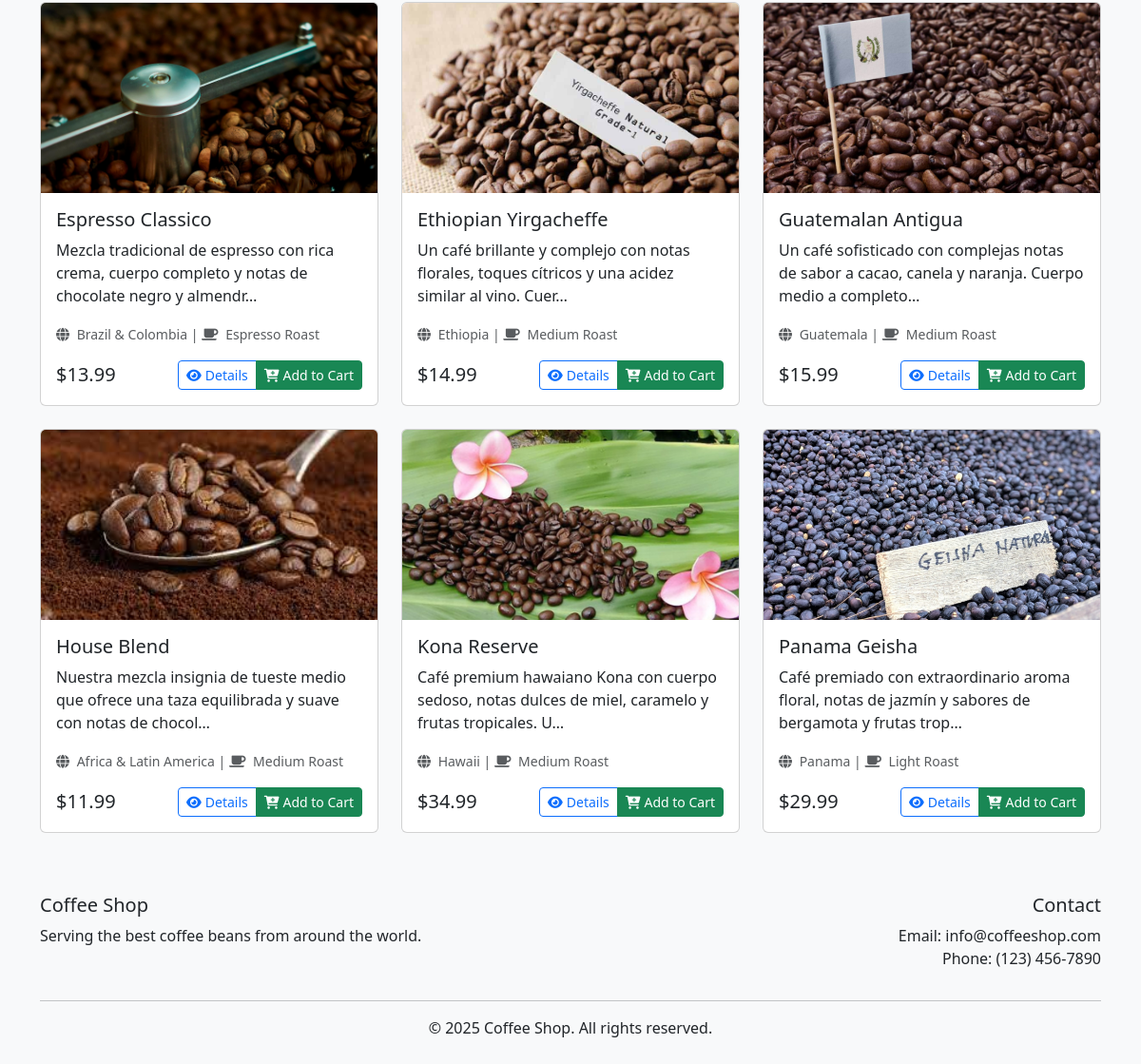
Before: / (lower part) with the older database file.
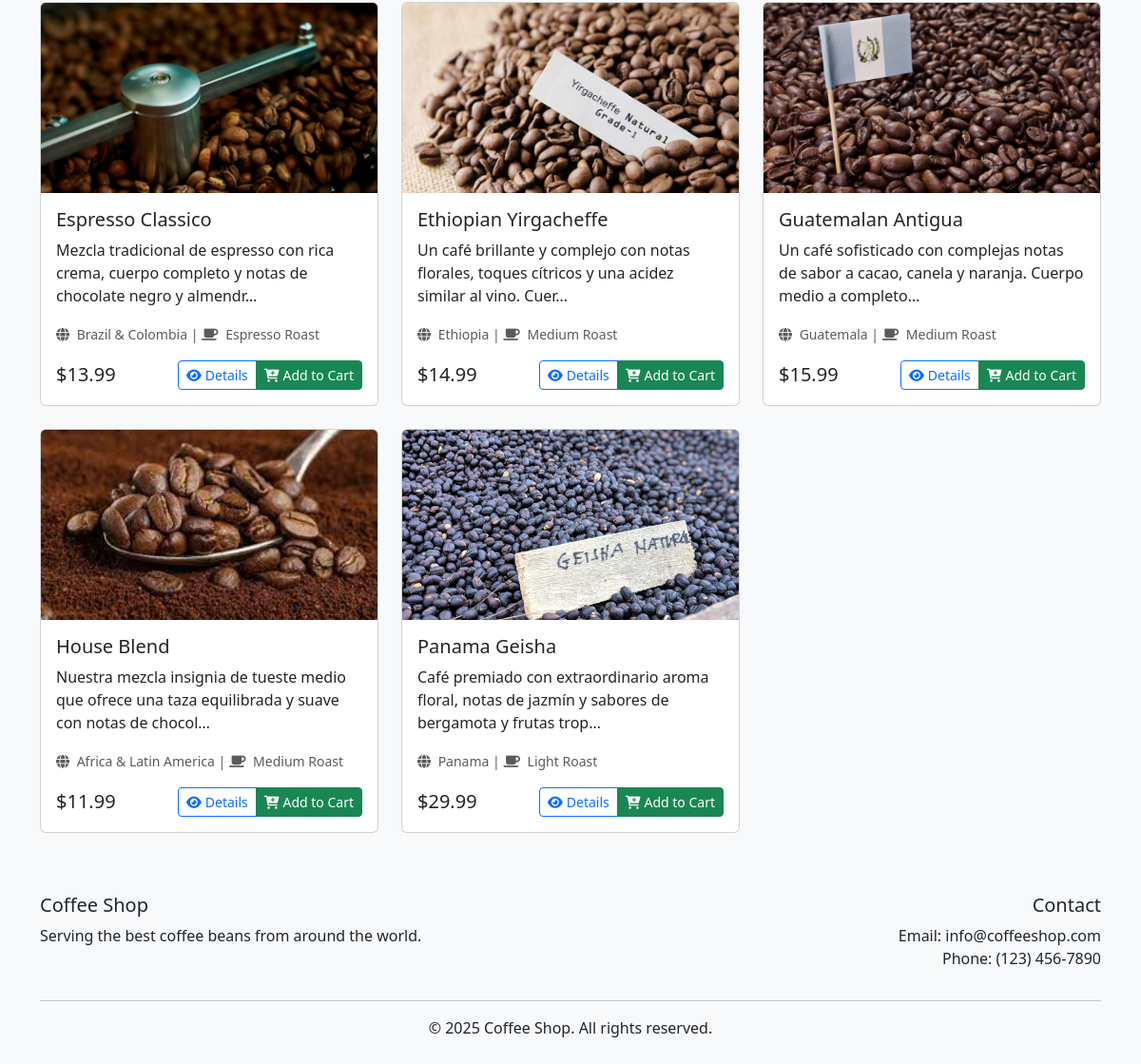
After: the same page with the newer database file.
### store/models.py (models this page shows, shortened)
class Product(models.Model):
    ROAST_CHOICES = [
        ('light', 'Light Roast'),
        ('medium', 'Medium Roast'),
        ('dark', 'Dark Roast'),
        ('espresso', 'Espresso Roast'),
    ]
    FORMAT_CHOICES = [
        ('whole_bean', 'Whole Bean'),
        ('ground', 'Ground'),
        ('capsule', 'Capsules'),
    ]
    name = models.CharField(max_length=200)
    category = models.ForeignKey(Category, on_delete=models.CASCADE, related_name='products')
    description = models.TextField()
    price = models.DecimalField(max_digits=6, decimal_places=2)
    stock = models.IntegerField(default=0)
    image = models.ImageField(upload_to='products/', blank=True, null=True)
    roast_level = models.CharField(max_length=20, choices=ROAST_CHOICES)
    origin = models.CharField(max_length=100)  # País o región de origen
    format = models.CharField(max_length=20, choices=FORMAT_CHOICES)
    weight = models.IntegerField(help_text="Weight in grams")
    created_at = models.DateTimeField(auto_now_add=True)
    updated_at = models.DateTimeField(auto_now=True)
    is_available = models.BooleanField(default=True)
    class Meta:
        ordering = ['name']

### store/views.py (the view)
# urls.py: path('', include('store.urls')),  # Incluye todas las URLs de la app store
def store(request):
    products = Product.objects.filter(is_available=True)  # Solo productos disponibles
    categories = Category.objects.all()
    context = {'products': products, 'categories': categories}
    return render(request, 'store/store.html', context)

### store/templates/store/store.html (shortened to what this page needs)
{% extends 'store/main.html' %}
{% load static %}
{% block content %}
<div id="products" class="row mb-4">
    <div class="col-md-12">
        <div class="row">
            {% for product in products %}
                <div class="col-md-4 mb-4">
                    <div class="card h-100">
                        {% if product.image %}
                            <img src="{{ product.image.url }}" class="card-img-top product-img" alt="{{ product.name }}" style="height: 200px; object-fit: cover;">
                        {% else %}
                            <img src="https://via.placeholder.com/300x200?text=Coffee+Product" class="card-img-top product-img" alt="{{ product.name }}" style="height: 200px; object-fit: cover;">
                        {% endif %}
                        <div class="card-body">
                            <h5 class="card-title">{{ product.name }}</h5>
                            <p class="card-text">{{ product.description|truncatechars:100 }}</p>
                            <p class="card-text">
                                <small class="text-muted">
                                    <i class="fas fa-globe me-1"></i> {{ product.origin }} |
                                    <i class="fas fa-coffee me-1"></i> {{ product.get_roast_level_display }}
                                </small>
                            </p>
                            <div class="d-flex justify-content-between align-items-center">
                                <span class="h5 mb-0">${{ product.price }}</span>
                                <div class="btn-group">
                                    <a href="{% url 'customer_product_detail' product.id %}" class="btn btn-sm btn-outline-primary">
                                        <i class="fas fa-eye me-1"></i>Details
                                    </a>
                                    {% if product.is_available %}
                                    <a href="{% url 'add_to_cart' product.id %}" class="btn btn-sm btn-success">
                                        <i class="fas fa-cart-plus me-1"></i>Add to Cart
                                    </a>
                                    {% else %}
                                    <button class="btn btn-sm btn-secondary" disabled>
                                        <i class="fas fa-times me-1"></i>Out of Stock
                                    </button>
                                    {% endif %}
                                </div>
                            </div>
                        </div>
                    </div>
                </div>
            {% empty %}
                <div class="col-12">
                    <div class="alert alert-info">No products available yet.</div>
                </div>
            {% endfor %}
        </div>
    </div>
</div>
{% endblock %}

### store/templates/store/main.html (shortened to what this page needs)
<!DOCTYPE html>
{% load static %}
<html lang="en">
<head>
    <link href="https://cdn.jsdelivr.net/npm/bootstrap@5.3.0-alpha1/dist/css/bootstrap.min.css" rel="stylesheet">
    <link rel="stylesheet" href="https://cdnjs.cloudflare.com/ajax/libs/font-awesome/6.0.0/css/all.min.css">
</head>
<body>
    <div class="container my-4">
        {% block content %}
        {% endblock %}
    </div>
    <footer class="footer mt-auto py-3">
        <div class="container">
            <div class="row">
                <div class="col-md-6">
                    <h5>Coffee Shop</h5>
                    <p>Serving the best coffee beans from around the world.</p>
                </div>
                <div class="col-md-6 text-md-end">
                    <h5>Contact</h5>
                    <p>Email: info@coffeeshop.com<br>
                    Phone: (123) 456-7890</p>
                </div>
            </div>
            <hr>
            <div class="text-center">
                <p>&copy; {% now "Y" %} Coffee Shop. All rights reserved.</p>
            </div>
        </div>
    </footer>
</body>
</html>

### store/templates/store/main.html (style rules this page uses)
body { background-color: #f8f9fa; font-family: 'Segoe UI', Tahoma, Geneva, Verdana, sans-serif; }

Changed rows visible on the page:
no longer on this page (row edited): Product: image (picture), name "Kona Reserve", description "Café premium hawaiano Kona con cuerpo sedoso, notas dulces de miel, caramelo y frutas tropicales. U…", origin "Hawaii", roast_level "Medium Roast", price "34.99", is_available True (drawn)
